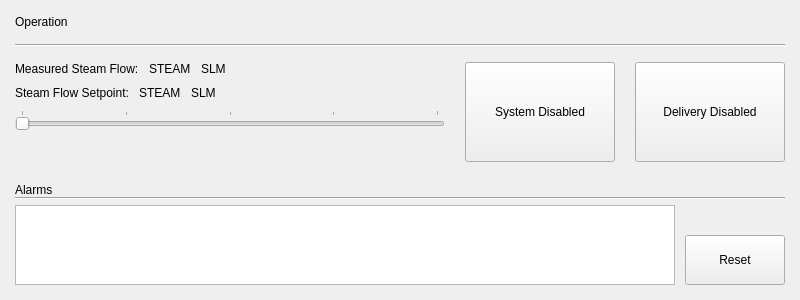
<?xml version="1.0" encoding="UTF-8"?>
<ui version="4.0">
 <class>RunPage</class>
 <widget class="QWidget" name="RunPage">
  <property name="geometry">
   <rect>
    <x>0</x>
    <y>0</y>
    <width>800</width>
    <height>300</height>
   </rect>
  </property>
  <property name="sizePolicy">
   <sizepolicy hsizetype="Preferred" vsizetype="Preferred">
    <horstretch>0</horstretch>
    <verstretch>0</verstretch>
   </sizepolicy>
  </property>
  <property name="windowTitle">
   <string>Form</string>
  </property>
  <layout class="QVBoxLayout" name="verticalLayout_12" stretch="3,2">
   <property name="spacing">
    <number>15</number>
   </property>
   <property name="sizeConstraint">
    <enum>QLayout::SizeConstraint::SetDefaultConstraint</enum>
   </property>
   <property name="leftMargin">
    <number>15</number>
   </property>
   <property name="topMargin">
    <number>15</number>
   </property>
   <property name="rightMargin">
    <number>15</number>
   </property>
   <property name="bottomMargin">
    <number>15</number>
   </property>
   <item>
    <layout class="QVBoxLayout" name="verticalLayout">
     <item>
      <widget class="QLabel" name="label_7">
       <property name="sizePolicy">
        <sizepolicy hsizetype="Maximum" vsizetype="Minimum">
         <horstretch>0</horstretch>
         <verstretch>0</verstretch>
        </sizepolicy>
       </property>
       <property name="text">
        <string>Operation</string>
       </property>
       <property name="alignment">
        <set>Qt::AlignmentFlag::AlignLeading|Qt::AlignmentFlag::AlignLeft|Qt::AlignmentFlag::AlignTop</set>
       </property>
      </widget>
     </item>
     <item>
      <widget class="Line" name="line_2">
       <property name="orientation">
        <enum>Qt::Orientation::Horizontal</enum>
       </property>
      </widget>
     </item>
     <item>
      <layout class="QHBoxLayout" name="RunPage_H1" stretch="2,0,0">
       <property name="spacing">
        <number>20</number>
       </property>
       <property name="sizeConstraint">
        <enum>QLayout::SizeConstraint::SetMaximumSize</enum>
       </property>
       <item>
        <layout class="QVBoxLayout" name="RunPage_H1V2">
         <property name="spacing">
          <number>10</number>
         </property>
         <property name="sizeConstraint">
          <enum>QLayout::SizeConstraint::SetDefaultConstraint</enum>
         </property>
         <item>
          <layout class="QHBoxLayout" name="horizontalLayout_2">
           <item>
            <widget class="QLabel" name="label_5">
             <property name="sizePolicy">
              <sizepolicy hsizetype="Maximum" vsizetype="Minimum">
               <horstretch>0</horstretch>
               <verstretch>0</verstretch>
              </sizepolicy>
             </property>
             <property name="text">
              <string>Measured Steam Flow:</string>
             </property>
             <property name="alignment">
              <set>Qt::AlignmentFlag::AlignLeading|Qt::AlignmentFlag::AlignLeft|Qt::AlignmentFlag::AlignTop</set>
             </property>
            </widget>
           </item>
           <item>
            <widget class="QLabel" name="PLC_nSteamFlowMeasured">
             <property name="sizePolicy">
              <sizepolicy hsizetype="Maximum" vsizetype="Preferred">
               <horstretch>0</horstretch>
               <verstretch>0</verstretch>
              </sizepolicy>
             </property>
             <property name="text">
              <string>STEAM</string>
             </property>
            </widget>
           </item>
           <item>
            <widget class="QLabel" name="label_3">
             <property name="text">
              <string>SLM</string>
             </property>
            </widget>
           </item>
          </layout>
         </item>
         <item>
          <layout class="QHBoxLayout" name="horizontalLayout">
           <item>
            <widget class="QLabel" name="label_4">
             <property name="sizePolicy">
              <sizepolicy hsizetype="Maximum" vsizetype="Minimum">
               <horstretch>0</horstretch>
               <verstretch>0</verstretch>
              </sizepolicy>
             </property>
             <property name="text">
              <string>Steam Flow Setpoint:</string>
             </property>
             <property name="alignment">
              <set>Qt::AlignmentFlag::AlignLeading|Qt::AlignmentFlag::AlignLeft|Qt::AlignmentFlag::AlignTop</set>
             </property>
            </widget>
           </item>
           <item>
            <widget class="QLabel" name="PLC_nSteamFlowStpt">
             <property name="sizePolicy">
              <sizepolicy hsizetype="Maximum" vsizetype="Preferred">
               <horstretch>0</horstretch>
               <verstretch>0</verstretch>
              </sizepolicy>
             </property>
             <property name="text">
              <string>STEAM</string>
             </property>
            </widget>
           </item>
           <item>
            <widget class="QLabel" name="label">
             <property name="text">
              <string>SLM</string>
             </property>
            </widget>
           </item>
          </layout>
         </item>
         <item>
          <widget class="QSlider" name="horizontalSlider">
           <property name="font">
            <font>
             <kerning>true</kerning>
            </font>
           </property>
           <property name="cursor">
            <cursorShape>ArrowCursor</cursorShape>
           </property>
           <property name="maximum">
            <number>100</number>
           </property>
           <property name="singleStep">
            <number>1</number>
           </property>
           <property name="orientation">
            <enum>Qt::Orientation::Horizontal</enum>
           </property>
           <property name="invertedAppearance">
            <bool>false</bool>
           </property>
           <property name="invertedControls">
            <bool>false</bool>
           </property>
           <property name="tickPosition">
            <enum>QSlider::TickPosition::TicksAbove</enum>
           </property>
           <property name="tickInterval">
            <number>25</number>
           </property>
          </widget>
         </item>
         <item>
          <spacer name="verticalSpacer">
           <property name="orientation">
            <enum>Qt::Orientation::Vertical</enum>
           </property>
           <property name="sizeHint" stdset="0">
            <size>
             <width>20</width>
             <height>40</height>
            </size>
           </property>
          </spacer>
         </item>
        </layout>
       </item>
       <item alignment="Qt::AlignmentFlag::AlignTop">
        <widget class="QPushButton" name="PLC_bCmdSes">
         <property name="sizePolicy">
          <sizepolicy hsizetype="Minimum" vsizetype="Maximum">
           <horstretch>0</horstretch>
           <verstretch>0</verstretch>
          </sizepolicy>
         </property>
         <property name="minimumSize">
          <size>
           <width>150</width>
           <height>100</height>
          </size>
         </property>
         <property name="text">
          <string>System Disabled</string>
         </property>
         <property name="checkable">
          <bool>true</bool>
         </property>
        </widget>
       </item>
       <item alignment="Qt::AlignmentFlag::AlignTop">
        <widget class="QPushButton" name="PLC_bCmdDelivery">
         <property name="sizePolicy">
          <sizepolicy hsizetype="Minimum" vsizetype="Maximum">
           <horstretch>0</horstretch>
           <verstretch>0</verstretch>
          </sizepolicy>
         </property>
         <property name="minimumSize">
          <size>
           <width>150</width>
           <height>100</height>
          </size>
         </property>
         <property name="text">
          <string>Delivery Disabled</string>
         </property>
         <property name="checkable">
          <bool>true</bool>
         </property>
        </widget>
       </item>
      </layout>
     </item>
    </layout>
   </item>
   <item>
    <layout class="QHBoxLayout" name="RunPage_H2">
     <item>
      <layout class="QVBoxLayout" name="RunPage_H2V1">
       <property name="spacing">
        <number>0</number>
       </property>
       <item>
        <widget class="QLabel" name="label_21">
         <property name="sizePolicy">
          <sizepolicy hsizetype="Preferred" vsizetype="Maximum">
           <horstretch>0</horstretch>
           <verstretch>0</verstretch>
          </sizepolicy>
         </property>
         <property name="text">
          <string>Alarms</string>
         </property>
         <property name="alignment">
          <set>Qt::AlignmentFlag::AlignBottom|Qt::AlignmentFlag::AlignLeading|Qt::AlignmentFlag::AlignLeft</set>
         </property>
        </widget>
       </item>
       <item>
        <widget class="Line" name="line_5">
         <property name="orientation">
          <enum>Qt::Orientation::Horizontal</enum>
         </property>
        </widget>
       </item>
       <item>
        <layout class="QHBoxLayout" name="horizontalLayout_3">
         <property name="spacing">
          <number>10</number>
         </property>
         <property name="topMargin">
          <number>5</number>
         </property>
         <item>
          <widget class="QTableWidget" name="tableWidget"/>
         </item>
         <item alignment="Qt::AlignmentFlag::AlignBottom">
          <widget class="QPushButton" name="pushButton">
           <property name="sizePolicy">
            <sizepolicy hsizetype="Fixed" vsizetype="Fixed">
             <horstretch>0</horstretch>
             <verstretch>0</verstretch>
            </sizepolicy>
           </property>
           <property name="minimumSize">
            <size>
             <width>100</width>
             <height>50</height>
            </size>
           </property>
           <property name="text">
            <string>Reset</string>
           </property>
          </widget>
         </item>
        </layout>
       </item>
      </layout>
     </item>
    </layout>
   </item>
  </layout>
 </widget>
 <resources/>
 <connections/>
</ui>
